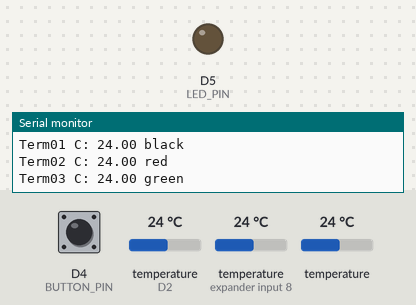
Simulated run of this program. Board: ESP8266 (NodeMCU). On the bench: output pins drawn as LEDs (lit = HIGH), the last lines printed to the serial monitor. The test bench sets the inputs (shaded band); at power-on: D4 (BUTTON_PIN) HIGH, temperature (sensors on D2, expander input 8) 24 °C, temperature 24 °C. WiFi joins after 1.5 s; servers stay silent unless stated.

Above: at 2.7 s.
2.8 s: D4 (BUTTON_PIN) pulled LOW for 1.55 s
At 4.8 s:
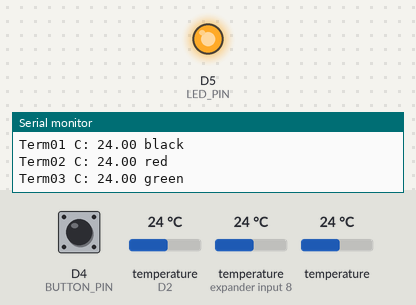
5.8 s: D4 (BUTTON_PIN) pulled LOW for 3.2 s
At 8.5 s:
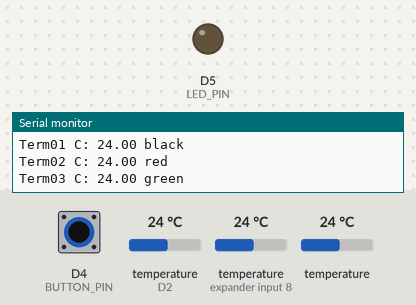
Timing chart, 0 to 10.0 s (numbered marks = the images above; inputs shaded):
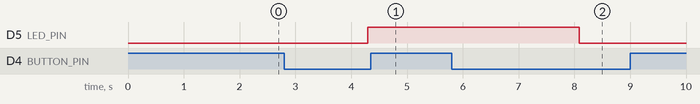

The program:

main.cpp
```cpp
#include <Arduino.h>
#include <ESP8266WiFi.h>
#include <ESP8266mDNS.h>
#include <WiFiUdp.h>
#include <ArduinoOTA.h> // Библиотека для OTA-прошивки
#include <PubSubClient.h>
#include <DHT.h>
#include <max6675.h>
#include <OneWire.h>
#include <DallasTemperature.h>


// Wi-fi connection
IPAddress ip(192,168,31,110);
IPAddress gateway(192,168,31,1);
IPAddress subnet(255,255,255,0);

const char* ssid = "oksana"; //Имя точки доступа WIFI
const char* password = "12061964"; //пароль точки доступа WIFI
const char* mqtt_server = "192.168.31.110";

WiFiClient espClient;
PubSubClient client(espClient);

// Create an instance of the server
// specify the port to listen on as an argument
WiFiServer server(80);

/****** DS18B20 Temperature *******/
DeviceAddress Term01 = { 0x28, 0xFF, 0x74, 0x6E, 0xB0, 0x16, 0x4, 0x24 }; //black
DeviceAddress Term02   = { 0x28, 0xFF, 0x4D, 0x2F, 0xB0, 0x16, 0x5, 0x62 }; //red
DeviceAddress Term03   = { 0x28, 0xFF, 0xB9, 0x7F, 0xB0, 0x16, 0x4, 0x5D }; //green

// Data wire is plugged into port 2 on the Arduino
#define ONE_WIRE_BUS D2
//#define TEMPERATURE_PRECISION 9

// Setup a oneWire instance to communicate with any OneWire devices (not just Maxim/Dallas temperature ICs)
OneWire oneWire(ONE_WIRE_BUS);

// Pass our oneWire reference to Dallas Temperature.
DallasTemperature sensors(&oneWire);

/****** Buttons + Relays *******/
#define BUTTON_PIN D4       //
#define LED_PIN D5       //
int relay1=0;
int relay2=0;
int relay3=0;
int counter=0;


/*
// TERMO #1
#define thermoDO1 D2       // SO
#define thermoCS1 D3       // CS
#define thermoCLK1 D4      // SCK
// TERMO #2
#define thermoDO2 D6       // SO
#define thermoCS2 D7       // CS
#define thermoCLK2 D8      // SCK

MAX6675 thermocouple1(thermoCLK1, thermoCS1, thermoDO1);
//MAX6675 thermocouple2(thermoCLK2, thermoCS2, thermoDO2);
*/
int my_MAX6675 = 0;
int my_DHT22 = 0;
int my_DS18B20 = 1;

void setup() {

  pinMode(LED_PIN, OUTPUT);
  pinMode(BUTTON_PIN, INPUT_PULLUP);
  digitalWrite(BUTTON_PIN, HIGH);


int my_test = 0;


  String my_ip;
  String my_name;
if (my_test == 0) {my_ip = 110; my_name = "110";} else {my_ip = 153; my_name = "L293D";}
  String sketch_name = "110_NodeMcu_OTA_no_MQTT\"";


  Serial.begin(115200);


  // Connect to WiFi network
  Serial.println();
  Serial.println();
  //Sketch name
  Serial.println("Sketch name is \"" + sketch_name);
  Serial.println();
  Serial.print("Connecting to ");
  Serial.println(ssid);
/*
  while (WiFi.waitForConnectResult() != WL_CONNECTED) {
    delay(5000);
    ESP.restart();
  }
 */
  WiFi.config(ip, gateway, subnet);
  WiFi.begin(ssid, password);

  while (WiFi.status() != WL_CONNECTED) {
    delay(500);
    Serial.print(".");
  }
  Serial.println("");
  Serial.println("WiFi connected");

  // Start the server
  server.begin();
  Serial.println("Server started");

  // Print the IP address
  Serial.println(WiFi.localIP());


  ArduinoOTA.setHostname("110-NodeMcu_OTA_110_no_MQTT"); // Задаем имя сетевого порта
  //ArduinoOTA.setPort(8266);
  //ArduinoOTA.setPassword((const char *)"0000"); // Задаем пароль доступа для удаленной прошивки
  ArduinoOTA.begin(); // Инициализируем OTA
    //Serial.println(WiFi.gateway());
/*
    ////////for vs code////////
upload_protocol = espota
upload_port = 192.168.31.110


     client.setServer(mqtt_server, 1883);
     client.setCallback(callback);
     */

      // locate devices on the bus
  Serial.print("Locating devices...");
  Serial.print("Found ");
  Serial.print(sensors.getDeviceCount(), DEC);
  Serial.println(" devices.");
}
/*
void callback(char* topic, byte* payload, unsigned int length) {
  Serial.print("Message arrived [");
  Serial.print(topic);
  Serial.print("] ");


   for (int i = 0; i < length; i++) {
    Serial.print((char)payload[i]);
  }
 Serial.println();

  // Switch on the LED if an 1 was received as first character
  if ((char)payload[0] == '1') {
    digitalWrite(BUILTIN_LED, LOW);   // Turn the LED on (Note that LOW is the voltage level
    // but actually the LED is on; this is because
    // it is acive low on the ESP-01)
  } else {
    digitalWrite(BUILTIN_LED, HIGH);  // Turn the LED off by making the voltage HIGH
  }

}
*/

/*
void reconnect() {
  // Loop until we're reconnected
  while (!client.connected()) {
    Serial.print("Attempting MQTT connection...");
    // Attempt to connect
    if (client.connect("ESP8266Client")) {
      Serial.println("connected");
      // Once connected, publish an announcement...
      client.publish("outTopic", "hello world");
      // ... and resubscribe
      client.subscribe("inTopic");
    } else {
      Serial.print("failed, rc=");
      Serial.print(client.state());
      Serial.println(" try again in 5 seconds");
      // Wait 5 seconds before retrying
      delay(5000);
    }
  }
}
*/

void Sendmydata(String topic,int data) {
   String my_string =""; my_string += data;
  char send_data[8];
my_string.toCharArray( send_data, 8 );
  char send_topic[80];
topic.toCharArray( send_topic, 80 );


client.publish( send_topic, send_data );
//Serial.println( send_data );
  //Serial.println(topic);
  }


void loop() {
ArduinoOTA.handle(); // Всегда готовы к прошивке
/*
 if (!client.connected()) {
    reconnect();
  }
  client.loop();
 */

/****** Buttons + Relays *******/

if(!digitalRead(BUTTON_PIN) == HIGH && relay1 == 0)
{
  digitalWrite(LED_PIN, !digitalRead(LED_PIN));
  relay1 = 1;
  delay(1000);
}

if(!digitalRead(BUTTON_PIN) == LOW && relay1 == 1)
{
  relay1 = 0;
  counter = counter+1;
  //Serial.println("relay1 = " + String(relay1));
Serial.println("counter = " + String(counter));
}


/****** DS18B20 *******/
if (my_DS18B20 == 1) {
  sensors.requestTemperatures();


   Serial.print("Term01 C: ");
  float tempC1 = sensors.getTempC(Term01);
  Serial.print(tempC1);
  Serial.print(" black");
  Serial.println();

  Serial.print("Term02 C: ");
  float tempC2 = sensors.getTempC(Term02);
  Serial.print(tempC2);
  Serial.print(" red");
  Serial.println();

  Serial.print("Term03 C: ");
  float tempC3 = sensors.getTempC(Term03);
  Serial.print(tempC3);
  Serial.print(" green");
  Serial.println();

delay (2000);
}


/****** MAX6675 *******/
if (my_MAX6675 == 1) {
   Serial.print("1_C = ");
   //Serial.print(thermocouple1.readCelsius());
   Serial.print("   1_F = ");
   //Serial.println(thermocouple1.readFahrenheit());

   // For the MAX6675 to update, you must delay AT LEAST 250ms between reads!
   delay(1000);
}

   //Serial.print("     2_C = ");
   //Serial.println(thermocouple2.readCelsius());
   //Serial.print("2_F = ");
   //Serial.println(thermocouple2.readFahrenheit());

   // For the MAX6675 to update, you must delay AT LEAST 250ms between reads!
   //delay(1000);


  // Check if a client has connected
  WiFiClient client = server.available();
  if (!client) {
    return;
  }

  // Wait until the client sends some data
  Serial.println("new client");
  while(!client.available()){
    delay(1);
  }

  // Read the first line of the request
  String req = client.readStringUntil('\r');
  Serial.println(req);
  client.flush();
  // Send the response to the client
  delay(1);
  Serial.println("Client disonnected");

  // The client will actually be disconnected
  // when the function returns and 'client' object is detroyed
}
```

Measured:
- after the input at 2.8 s, D5 (LED_PIN): LOW → HIGH after 1.5 s
- after the input at 5.8 s, D5 (LED_PIN): HIGH → LOW after 2.3 s
